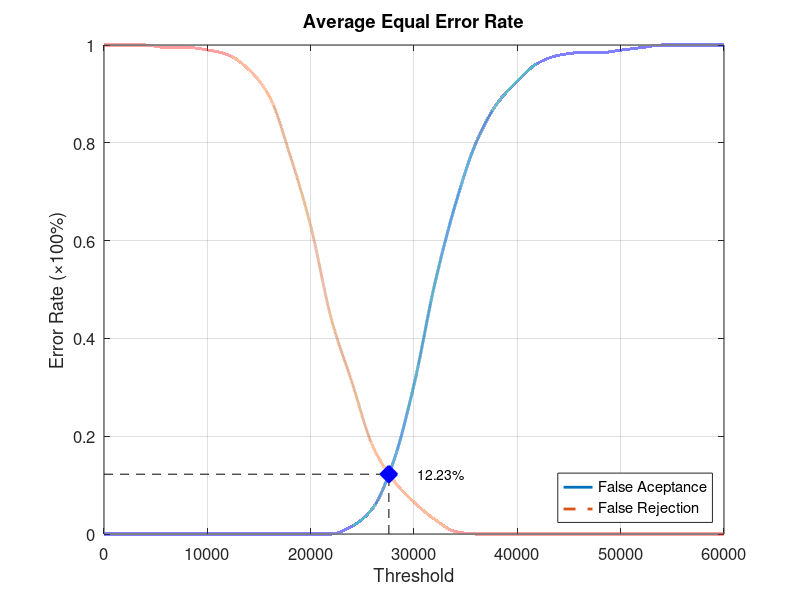
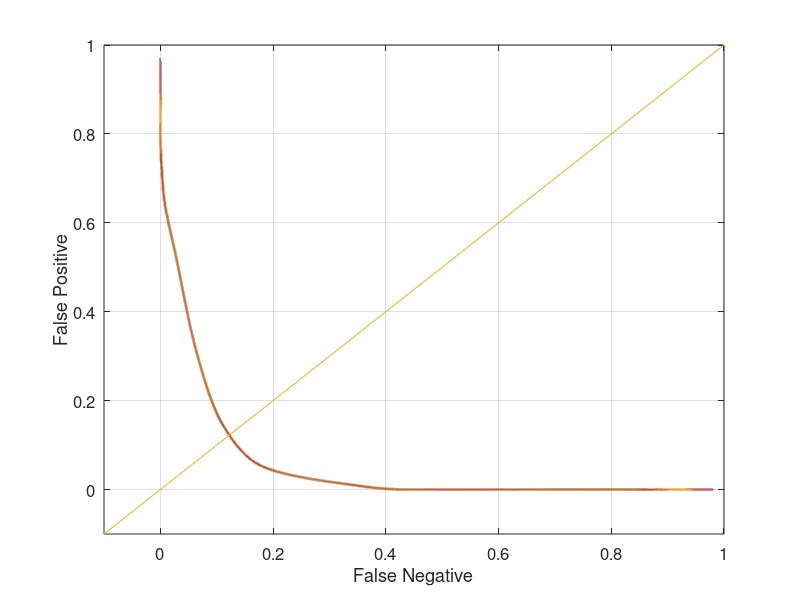

MATLAB code for these plots, in order:
function yEER = Database4_1
close all;
clear;
clc;
x = 0:2000:60000;
xq = 0:0.5:60000;

y0 = [0 0 0 0 0 0 0 0 0 0 0 0 0.0157895 0.0526316 0.147368 0.305263 0.510526 0.673684 0.8 0.878947 0.926316 0.963158 0.978947 0.984211 0.984211 0.989474 0.994737 1 1 1 1];
yy0 = interp1(x, y0, xq, 'pchip');
y1 = [1 1 1 0.995 0.995 0.99 0.98 0.95 0.895 0.775 0.63 0.44 0.31 0.18 0.11 0.065 0.03 0.005 0 0 0 0 0 0 0 0 0 0 0 0 0];
yy1 = interp1(x, y1, xq, 'pchip');

% Calculating EER: 
y2 = abs(y0 - y1);
find(y2 == min(y2))
yy2 = abs(yy0 - yy1);
xEER = find(yy2 == min(yy2));
xEERIndex = xq(xEER) % X-axis EER
yEER = yy0(xEER) % Y-axis EER

main = figure
plot(xq, yy0,'-','LineWidth', 2);	hold on
plot(xq, yy1,'--','LineWidth', 2);	hold on
plot([xEERIndex xEERIndex], [0 yEER], 'k--');	hold on
plot([0 xEERIndex], [yEER yEER], 'k--');	hold on
plot(xEERIndex, yEER, 'bx', 'LineWidth', 10);	hold on
text(xEERIndex + 10 * xEERIndex / 100, yEER, [num2str(round((10000 * yEER)) / 100) '%'])
legend('False Aceptance', 'False Rejection', 'Location', 'SouthEast')
xlabel('Threshold')
ylabel('Error Rate (\times100%)')
title('Average Equal Error Rate')
set(gca, 'FontSize', 12)
axis([0 60000 0 1])
grid on

print(main, 'Database4_1Main', '-dpng');
FNRxFPR = figure('Color', [1 1 1]);
plot(yy1, yy0, '-', yy1, yy0, 'LineWidth', 2);
hold on
y = -0.1:0.1:1
plot(y, y); 
set(gca, 'FontSize', 12)
xlabel('False Negative')
ylabel('False Positive')
axis([-0.1 1 -0.1 1])
set(gca, 'FontSize', 12)
grid on

print(FNRxFPR, 'Database4_1FNRxFPR','-dpng');
end
